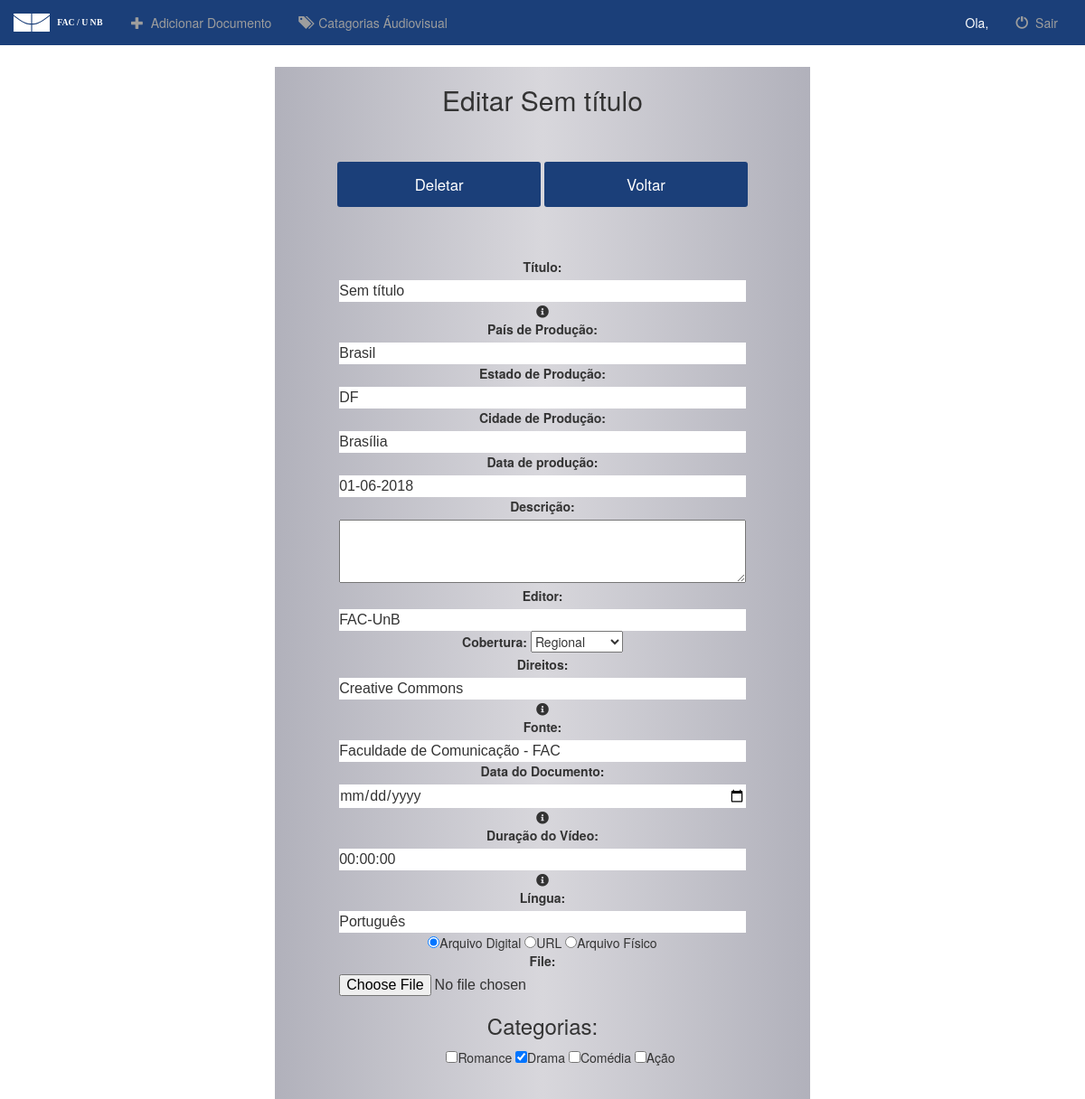
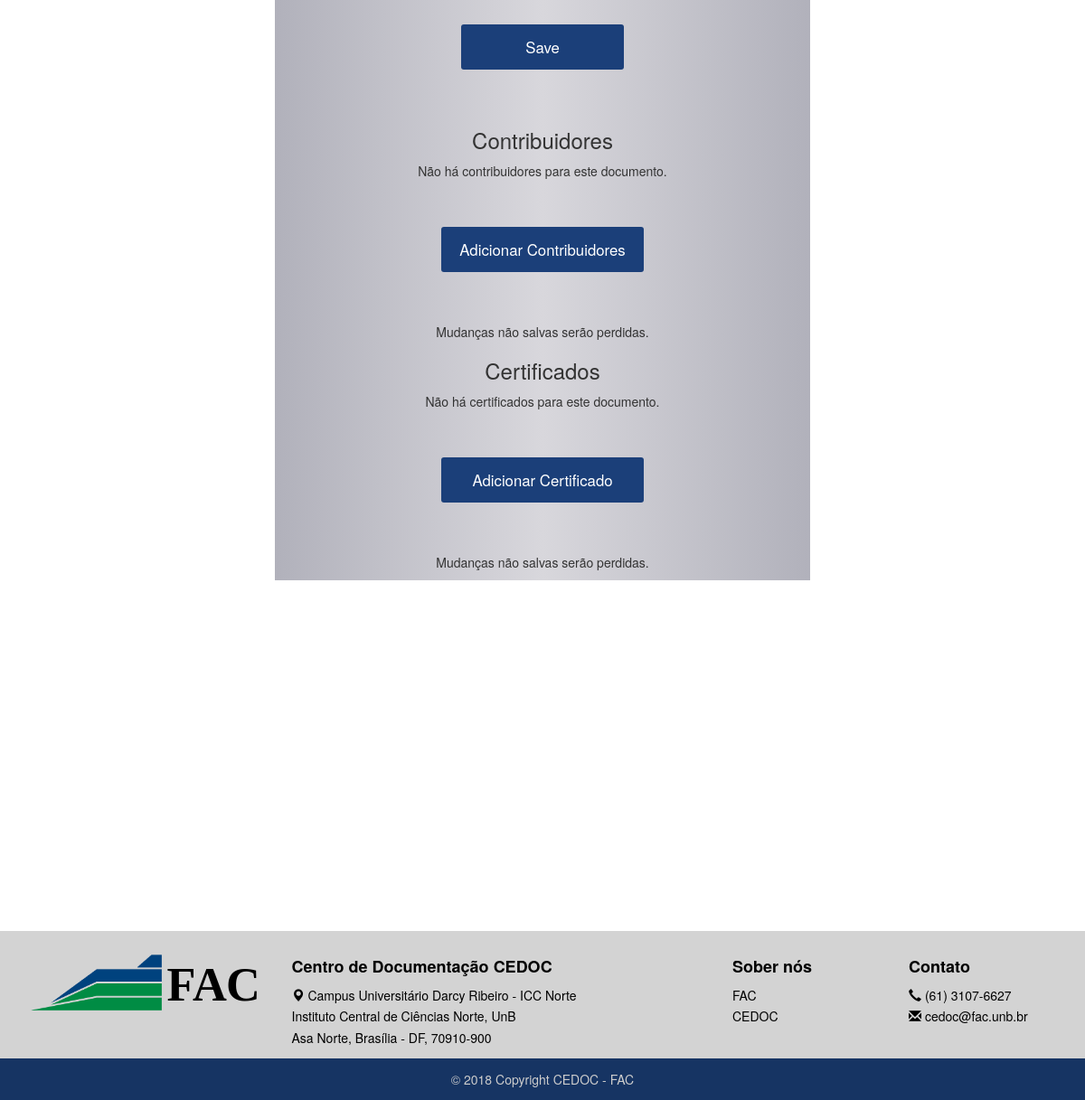
The app's page /edit/21 with its own data (2 pictures, top to bottom).
### cedoc/models.py (models this page shows)
class Doc(models.Model):
    title = models.CharField('Título', max_length=300, default='Sem título', help_text="Nome do documento")
    description = models.TextField('Descrição', blank=True)
    publisher = models.CharField('Editor', max_length=150, default="FAC-UnB")
    coverage = models.CharField('Cobertura', max_length=2, default='R', choices=coverage())
    rights = models.CharField('Direitos', max_length=100, default='Creative Commons', help_text="Direitos de acesso")
    source = models.CharField('Fonte', default='Faculdade de Comunicação - FAC' , max_length=100)
    date = models.DateField('Data do Documento', default=django.utils.timezone.now, help_text="Use formato dd/mm/AAAA")
    fileFormat = models.CharField('Formato de media', max_length=2, choices=getFileFormat(), default='DG', help_text='Escolha apenas 1 opção')
    language = models.CharField('Língua', max_length=50, default='Português')
    submissionDate = models.DateField(auto_now_add=True)
    accepted = models.BooleanField('Accept file', choices=accept(), default=False)
    sender = models.CharField(max_length=50, default="Anônimo")
    url = models.URLField('URL para Documento', blank=True)
    def __str__(self):
        return self.title

class AudioVisual(Doc):
    dateProduction = models.DateField('Data de produção', default=django.utils.timezone.now)
    material = models.CharField('Material Original', max_length=100, blank=True)
    country = models.CharField('País de Produção', max_length=50, default='Brasil')
    state = models.CharField('Estado de Produção', max_length=50, default='DF')
    city = models.CharField('Cidade de Produção', max_length=50, default='Brasília')
    string = str(country) + ',' + str(state) + ',' + str(city)
    locationProduction = models.CharField('Localização da Produção', max_length=200, default=string)
    duration = models.DurationField('Duração do Vídeo', default=datetime.timedelta(0), help_text="Use formato hh:mm:ss")
    categories = models.ManyToManyField(Categoria)
    File = models.FileField(upload_to='video/', blank=True, validators=[validate_AudioVisual])

class Categoria(models.Model):
    categoria = models.CharField('Categoria', max_length=100)
    def __str__(self):
        return self.categoria

### cedoc/views.py (the view, shortened to what this page needs)
# urls.py: path('edit/<int:pk>', cedocViews.edit, name='url_edit'),
def edit(request, pk):
    (f, form) = getUnknownModel(request, pk)
    data = {}
    data['doc'] = f
    data['form'] = form
    if isinstance(f, AudioVisual):
        data['cat'] = Categoria.objects.all()
        data['checked_cat'] = f.categories.all()
        data['certificates'] = Certificate.objects.filter(paper=pk)
        data['type'] = "audiovisual"
    if isinstance(f, CampusJournal):
        data['idx'] = Index.objects.filter(paper=pk)
        data['type'] = "jornal"
    c  = Contributor.objects.filter(paper=pk)
    data['contributors'] = c
    return render(request, 'cedoc/edit.html', data)

### cedoc/forms.py
class AudioVisualUpload(ModelForm):
    class Meta:
        FORMATS = (
            ('.mp3', 'MP3 Audio'),
            ('.wav', 'Microsoft Wave (WAV)'),
            ('.aif', 'Audio Interchange File Format (AIFF)'),
        )
        model = AudioVisual
        fields = ['title', 'country', 'state', 'city', 'dateProduction','description', 'publisher', 'coverage', 'rights', 'source', 'fileFormat', 'date', 'duration', 'language', 'File', 'url']
        widgets = {
            'date' : dateInput(),
            'fileType' : Select(choices=FORMATS)
        }

### cedoc/views.py (called while the page is built)
def getUnknownModel(request, pk):
    try:
        f = CampusJournal.objects.get(pk=pk)
        form = JournalUpload(request.POST or None, request.FILES or None, instance=f)
    except:
        try:
            f = AudioVisual.objects.get(pk=pk)
            form = AudioVisualUpload(request.POST or None, request.FILES or None, instance=f)
        except:
            try:
                f = CampusReporter.objects.get(pk=pk)
                form = ReporterUpload(request.POST or None, request.FILES or None, instance=f)
            except:
                f = None
                form = None
    return (f, form)

### cedoc/templates/cedoc/edit.html (shortened to what this page needs)
{% extends 'cedoc/base.html'%}
{%block cabecalho %}
    {% load staticfiles %}
    <link rel="stylesheet" type="text/css" href="{% static 'cedoc/css/new_entry.css' %}">
    <link rel="stylesheet" href="https://use.fontawesome.com/releases/v5.0.13/css/all.css">
{% endblock%}
{% block conteudo %}
<div class="container-fluid">
    <div class="row">
        <div class="col-xs-12 col-md-12 col-lg-12 corpo">
            <div class="row">
               <div class="col-xs-12 col-sm-8 col-sm-offset-2 col-md-6 col-md-offset-3 formulario">
    <h2>Editar {{ doc }}</h2>
    <button id="personalizado" onclick="myConfirm('Certeza que quer deletar {{ doc }} ?')">Deletar</button>
    <button id="personalizado" onclick="location.href = '{% url 'url_index' %}' ">Voltar</button>
    <form enctype="multipart/form-data" method="POST">
        {% for field in form %}
            {% if field.name != 'File' and field.name != 'url' and field.name != 'fileFormat' %}
                <div class="fieldWrapper">
                    {{ field.label_tag }} {{ field }}
                    {% if field.help_text %}
                    <i class="fas fa-info-circle help" title="{{ field.help_text|safe }}"></i>
                    {% endif %}
                </div>
            {% endif %}
        {% endfor %}
        <div id="id_fileFormat">
                <input type="radio" name="fileFormat" onclick="hideAndShow('File')" value="DG" checked id="id_fileFormat_0" required>Arquivo Digital</input>
                <input type="radio" name="fileFormat" onclick="hideAndShow('url')" value="UR" id="id_fileFormat_1" required>URL</input>
                <input type="radio" name="fileFormat" onclick="hideAndShow('')" value="AN" id="id_fileFormat_2" required>Arquivo Físico</input>
            </div>
        <div id="File" class="fieldWrapper">
            {{ form.File.label_tag}} {{ form.File }}
        </div>
        {% if cat %}
        <h3>Categorias:</h3>
        <ul>
            {% for categoria in cat %}
            <input type="checkbox" name="categorias"
                {% if categoria in checked_cat %}
                checked
                {% endif %}
            id="id_{{ categoria }}" value="{{ categoria.id }}">{{ categoria }}
            {% endfor %}
        </ul>
        {% endif %}<br>
        <button class="fieldWrapper" name="save" type="submit">Save</button>
    </form>
    <h3>Contribuidores</h3>
    {% if contributors %}
        <form action="{% url 'url_edit' doc.id%}" method="POST">
                {% csrf_token %}
            <ul>
            {% for c in contributors %}
                <li>{{ c.contributor }},{{c.role}} <button class="fieldWrapper" type="submit" name="del" value="{{ c.id }}">X</button></li>
            {% endfor%}
            </ul>
        </form>
    {% else %}
            <p>Não há contribuidores para este documento.</p>
    {% endif %}
        <button id="personalizado" class="fieldWrapper" onclick="location.href = '{% url 'url_contribs' doc.pk %}'">Adicionar Contribuidores</button>
        <p>Mudanças não salvas serão perdidas.</p>
    {% if type == 'audiovisual' %}
        <h3>Certificados</h3>
        {% if certificates %}
        <form action="{% url 'url_edit' doc.id%}" method="POST">
            {% csrf_token %}
            <ul>
            {% for c in certificates %}
            <li>{{ c.certificate }},{{ c.date }} <button class="fieldWrapper" type="submit" name="del_cer" value="{{ c.id }}">X</button></li>
            {% endfor%}
            </ul>
        </form>
        {% else %}
            <p>Não há certificados para este documento.</p>
        {% endif %}
            <button id="personalizado" class="fieldWrapper" onclick="location.href = '{% url 'url_certificates' doc.pk %}'">Adicionar Certificado</button>
            <p>Mudanças não salvas serão perdidas.</p>
    {% endif %}
               </div>
            </div>
        </div>
    </div>
</div>
{% endblock %}

### cedoc/static/cedoc/css/new_entry.css (style rules this page uses)
.formulario { border: 4px solid white; text-align: center; margin-bottom: 7%; background-color: grey; border-radius: 3px; background-image: linear-gradient(to left, #B1B1BB 0%, #D8D7DC 50%, #B1B1BB 100%); }
form { width: 80%; margin: 0 auto; display: block; }
form input { border: none; font-family: Arial, "Helvetica Neue", Helvetica, sans-serif; font-size: 16px; line-height: 1.5em; padding: 0; width: 100%; }
textarea { -webkit-box-sizing: border-box; -moz-box-sizing: border-box; box-sizing: border-box; width: 100%; height: 70px; }
form input[type="radio"] { width: auto; }
form input[type="checkbox"] { width: auto; }
form button[type="submit"], form button[name="new_cat"], #personalizado { background: #1B3F79; border: 0; width: 40%; height: 50px; border-radius: 3px; color: white; cursor: pointer; transition: 0.5s; font-size: 120%; margin-top: 7.5%; margin-bottom: 10%; text-align: center; }

### cedoc/static/cedoc/css/navbar.css (style rules this page uses)
html, body { background: url(background/painel_final_fundo.png) no-repeat center center fixed; -webkit-background-size: cover; -moz-background-size: cover; -o-background-size: cover; background-size: cover; margin: 0; padding: 0; }

### records on screen
Doc: title "Sem título", form "Sem título" "FAC-UnB" "Creative Commons" "Faculdade de Comunicação - FAC" "Português"
AudioVisual: form "Brasil" "DF" "Brasília" "01-06-2018" "00:00:00"
Categoria: categoria "Romance"
Categoria: categorias "☑", categoria "Drama"
Categoria: categoria "Comédia"
Categoria: categoria "Ação"

### other values on screen
{{ field.label_tag }} "Título:" "País de Produção:" "Estado de Produção:" "Cidade de Produção:" "Data de produção:" "Descrição:" "Editor:" "Cobertura:" "Direitos:" "Fonte:" "Data do Documento:" "Duração do Vídeo:" "Língua:"
